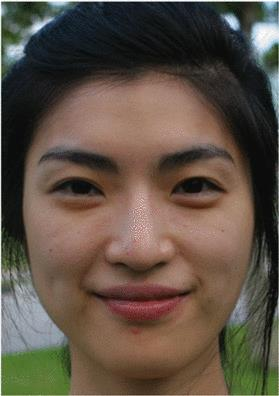
#> input picture subject.jpg, 279 x 396 px
$ python main.py
#> lines starting #> are read from the running program, lines starting #| are printed output that depends on the picture; after the words box and inside, x2 and y2 are one past the last pixel; in counts of white or black regions, pixels touching at a corner belong together
### faces.py
import numpy as np
import cv2

face_cascade = cv2.CascadeClassifier('haarcascade_frontalface_default.xml')

def boundingrect(img):
    #img = cv2.imread('people.jpg')
    gray = cv2.cvtColor(img, cv2.COLOR_BGR2GRAY)
    faces = face_cascade.detectMultiScale(gray)
    return faces
    for (x,y,w,h) in faces:
        cv2.rectangle(img,(x,y),(x+w,y+h),(255,0,0),2)
    cv2.imshow('img', img)
    cv2.waitKey(0)
    cv2.destroyAllWindows()

### skin_detector.py
#!/usr/bin/env python
# -*- coding: utf-8 -*-
__author__ = 'Will Brennan'

# Built-in Modules
import logging
import cv2
import numpy
import scripts

logger = logging.getLogger('main')


def get_hsv_mask(img, debug=False):
    assert isinstance(img, numpy.ndarray), 'image must be a numpy array'
    assert img.ndim == 3, 'skin detection can only work on color images'
    logger.debug('getting hsv mask')

    lower_thresh = numpy.array([0, 50, 0], dtype=numpy.uint8)
    upper_thresh = numpy.array([120, 150, 255], dtype=numpy.uint8)
    img_hsv = cv2.cvtColor(img, cv2.COLOR_RGB2HSV)
    msk_hsv = cv2.inRange(img_hsv, lower_thresh, upper_thresh)

    #msk_hsv[msk_hsv < 128] = 0
    #msk_hsv[msk_hsv >= 128] = 1

    if debug:
        scripts.display('input', img)
        scripts.display('mask_hsv', msk_hsv)

    return msk_hsv.astype(float)


def get_rgb_mask(img, debug=False):
    assert isinstance(img, numpy.ndarray), 'image must be a numpy array'
    assert img.ndim == 3, 'skin detection can only work on color images'
    logger.debug('getting rgb mask')

    lower_thresh = numpy.array([45, 52, 108], dtype=numpy.uint8)
    upper_thresh = numpy.array([255, 255, 255], dtype=numpy.uint8)

    mask_a = cv2.inRange(img, lower_thresh, upper_thresh)
    mask_b = 255 * ((img[:, :, 2] - img[:, :, 1]) / 20)
    mask_c = 255 * ((numpy.max(img, axis=2) - numpy.min(img, axis=2)) / 20)

    mask_a = mask_a.astype(float)
    print(mask_a.dtype)
    print(mask_b.dtype)
    print(mask_c.dtype)

    msk_rgb = cv2.bitwise_and(mask_a, mask_b)
    msk_rgb = cv2.bitwise_and(mask_c, msk_rgb)

    msk_rgb[msk_rgb < 128] = 0
    msk_rgb[msk_rgb >= 128] = 255

    if debug:
        scripts.display('input', img)
        scripts.display('mask_rgb', msk_rgb)

    return msk_rgb.astype(float)


def get_ycrcb_mask(img, debug=False):
    assert isinstance(img, numpy.ndarray), 'image must be a numpy array'
    assert img.ndim == 3, 'skin detection can only work on color images'
    logger.debug('getting ycrcb mask')

    lower_thresh = numpy.array([90, 100, 130], dtype=numpy.uint8)#90
    upper_thresh = numpy.array([230, 120, 180], dtype=numpy.uint8)#230

    img_ycrcb = cv2.cvtColor(img, cv2.COLOR_RGB2YCR_CB)
    msk_ycrcb = cv2.inRange(img_ycrcb, lower_thresh, upper_thresh)

    #msk_ycrcb[msk_ycrcb < 128] = 0
    #msk_ycrcb[msk_ycrcb >= 128] = 1

    if debug:
        scripts.display('input', img)
        scripts.display('mask_ycrcb', msk_ycrcb)

    return msk_ycrcb.astype(float)


def grab_cut_mask(img_col, mask, debug=False):
    assert isinstance(img_col, numpy.ndarray), 'image must be a numpy array'
    assert isinstance(mask, numpy.ndarray), 'mask must be a numpy array'
    assert img_col.ndim == 3, 'skin detection can only work on color images'
    assert mask.ndim == 2, 'mask must be 2D'

    kernel = numpy.ones((50, 50), numpy.float32) / (50 * 50)
    dst = cv2.filter2D(mask, -1, kernel)
    dst[dst != 0] = 255
    free = numpy.array(cv2.bitwise_not(dst), dtype=numpy.uint8)

    if debug:
        scripts.display('not skin', free)
        scripts.display('grabcut input', mask)

    grab_mask = numpy.zeros(mask.shape, dtype=numpy.uint8)
    grab_mask[:, :] = 2
    grab_mask[mask == 255] = 1
    grab_mask[free == 255] = 0

    if numpy.unique(grab_mask).tolist() == [0, 1]:
        logger.debug('conducting grabcut')
        bgdModel = numpy.zeros((1, 65), numpy.float64)
        fgdModel = numpy.zeros((1, 65), numpy.float64)

        if img_col.size != 0:
            mask, bgdModel, fgdModel = cv2.grabCut(img_col, grab_mask, None, bgdModel, fgdModel, 5,
                                                   cv2.GC_INIT_WITH_MASK)
            mask = numpy.where((mask == 2) | (mask == 0), 0, 1).astype(numpy.uint8)
        else:
            logger.warning('img_col is empty')

    return mask


def closing(mask):
    assert isinstance(mask, numpy.ndarray), 'mask must be a numpy array'
    assert mask.ndim == 2, 'mask must be a greyscale image'
    logger.debug("closing mask of shape {0}".format(mask.shape))

    kernel = cv2.getStructuringElement(cv2.MORPH_ELLIPSE, (5, 5))
    mask = cv2.morphologyEx(mask, cv2.MORPH_CLOSE, kernel)
    kernel = cv2.getStructuringElement(cv2.MORPH_ELLIPSE, (3, 3))
    mask = cv2.morphologyEx(mask, cv2.MORPH_OPEN, kernel, iterations=2)

    return mask


def process(img, thresh=0.5, debug=False):
    assert isinstance(img, numpy.ndarray), 'image must be a numpy array'
    assert img.ndim == 3, 'skin detection can only work on color images'
    logger.debug("processing image of shape {0}".format(img.shape))

    mask_hsv = get_hsv_mask(img, debug=debug)
    mask_rgb = get_rgb_mask(img, debug=debug)
    mask_ycrcb = get_ycrcb_mask(img, debug=debug)

    n_masks = 3.0
    #cv2.imshow('1',mask_hsv)
    #cv2.imshow('2',mask_rgb)
    #cv2.imshow('3',mask_ycrcb)
    mask = numpy.where((mask_hsv + mask_rgb + mask_ycrcb)/3>255/2,255,0)
    #cv2.imshow('4',mask)
    #cv2.waitKey(0)
    #cv2.destroyAllWindows()

    #mask[mask < thresh] = 0.0
    #mask[mask >= thresh] = 255.0
    logger.debug('{0}% of the image is skin'.format(int((100.0 / 255.0) * numpy.sum(mask) / mask.size)))

    mask = mask.astype(numpy.uint8)
    mask = closing(mask)
    mask = grab_cut_mask(img, mask, debug=debug)
    kernel = numpy.ones((5,5),numpy.uint8)
    mask = cv2.morphologyEx(mask, cv2.MORPH_CLOSE, kernel, iterations=11)
    #mask = cv2.erode(mask,kernel,iterations = 1)
    return mask

### flood.py
import cv2
import numpy as np
import skin_detector

'''
def edit(event,x,y,flags,param):
    if event == cv2.EVENT_LBUTTONDOWN:
        #print('button down detected')
        fill(x, y, 1)
def reverse(event,x,y,flags,param):
    if event == cv2.EVENT_LBUTTONDOWN:
        fill(x, y, -1)

def edit(event,x,y,flags,param):
    if event == cv2.EVENT_MOUSEMOVE:
'''


def floodfill(img):
    def fill(x, y,dir):
        stack = []
        prev = [-1,-1,-1]
        stack.append((x,y,prev))
        while(len(stack)!=0):
            x,y,prev = stack.pop()
            if(y>=img.shape[0] or x>=img.shape[1] or y<0 or x<0):
                continue
            if(checked.item(y,x)==1):
                #print('checked')
                continue
            l = lab.item(y,x,0)
            a = lab.item(y,x,1)
            b = lab.item(y,x,2)
            #print(str(l) + " " + str(a) + " " + str(b))
            if(prev[0]!=-1):
                grad = (abs(prev[0]-l))
                if(grad > 5):
                    continue
                #print(grad)
            if(dir==1):
                mask[y:y+1,x:x+1] = np.ones((1,1),'uint8')*255
            #else:
            #    img[y:y+1,x:x+1] = np.ones((1,1,3),'uint8')*255
            checked.itemset((y,x), 1)
            #print(checked.item(y,x))
            stack.append((x,y+1,(l,a,b)))
            stack.append((x,y-1,(l,a,b)))
            stack.append((x+1,y,(l,a,b)))
            stack.append((x-1,y,(l,a,b)))

    mask = skin_detector.process(img)
    cv2.imshow('mask', mask)
    cv2.waitKey(0)
    cv2.destroyAllWindows()
    lab = cv2.cvtColor(img,cv2.COLOR_BGR2LAB)
    checked = np.zeros((img.shape[0], img.shape[1]))
    cv2.namedWindow('img')
    for y in range(0,img.shape[0]):
        for x in range(0,img.shape[1]):
            if(mask.item(y,x)==255):
                fill(x,y,1)
    #cv2.setMouseCallback('img', reverse)
    while(1):
        s = cv2.bitwise_and(img, img, mask = mask)
        cv2.imshow("img", s)
        if cv2.waitKey(20) & 0xFF == 27:
            break
    cv2.destroyAllWindows()


# [11 lines that do not run on import are left out]

### main.py
import cv2
import numpy as np
import flood
import faces

img = cv2.imread('subject.jpg',1)
#> img is the input picture: shape (396, 279, 3); mean B, G, R 68.8, 81, 94
fs = faces.boundingrect(img)
#> in boundingrect, `gray = cv2.cvtColor(img, cv2.COLOR_BGR2GRAY)`:
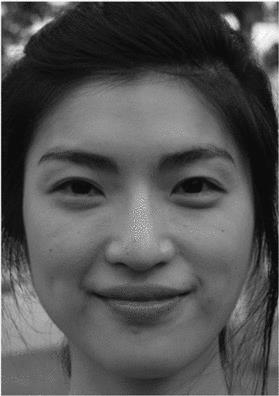
#> gray: shape (396, 279); min 1, max 255, mean 83.5
#> in boundingrect, `faces = face_cascade.detectMultiScale(gray)`: faces = [[12, 90, 247, 247]]
#> fs = [[12, 90, 247, 247]]
for (x,y,w,h) in fs:
        img2 = img[y:y+h, x:x+w]
        flood.floodfill(img2)
#> this loop made 1 pass; (key Esc is pressed on pass 1)
#> (x, y, w, h) on pass 1: (12, 90, 247, 247)
#| float64
#| float64
#| float64
#> pass 1, `img2 = img[y:y+h, x:x+w]`:
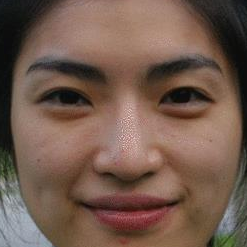
#> img2: shape (247, 247, 3); mean B, G, R 77.5, 90.5, 115.2
#> pass 1, in get_hsv_mask, `msk_hsv = cv2.inRange(img_hsv, lower_thresh, upper_thresh)`:
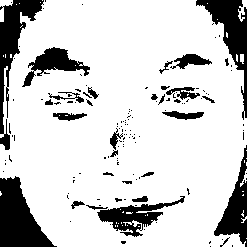
#> msk_hsv: shape (247, 247); 81.1% white; 140 black regions (112 under 20 px), largest, box (x1, y1, x2, y2) and area: (0, 176, 57, 247) 2277, (0, 0, 44, 150) 1934, (196, 0, 247, 120) 1826

$ run again, with b1.jpg copied over subject.jpg
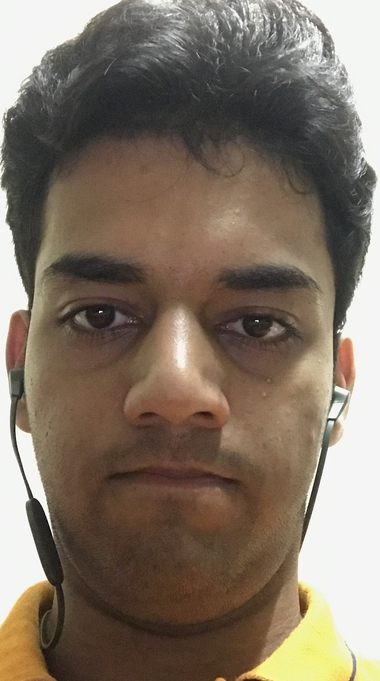
#> input picture b1.jpg, 380 x 681 px
#> img is the input picture: shape (681, 380, 3); mean B, G, R 100.1, 114.7, 128.4
#> faces = [[5, 185, 346, 346]]
#> the loop `for (x,y,w,h) in fs:` made 1 pass; (key Esc is pressed on pass 1)
#> (x, y, w, h) on pass 1: (5, 185, 346, 346)
#> (printed output is left out)
#> pass 1, `img2 = img[y:y+h, x:x+w]`:
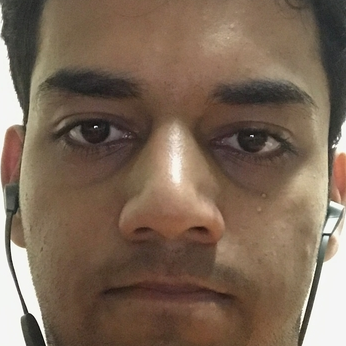
#> img2: shape (346, 346, 3); mean B, G, R 85.8, 103.1, 123.5
#> pass 1, in get_hsv_mask, `msk_hsv = cv2.inRange(img_hsv, lower_thresh, upper_thresh)`:
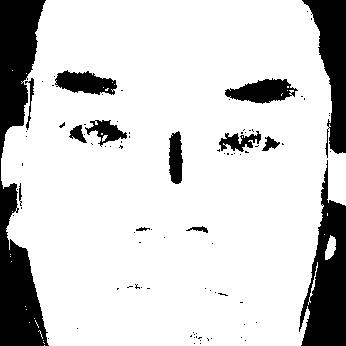
#> msk_hsv: shape (346, 346); 82.1% white; 91 black regions (77 under 20 px), largest, box (x1, y1, x2, y2) and area: (0, 0, 49, 346) 8760, (299, 160, 346, 346) 4824, (302, 0, 346, 158) 3393
